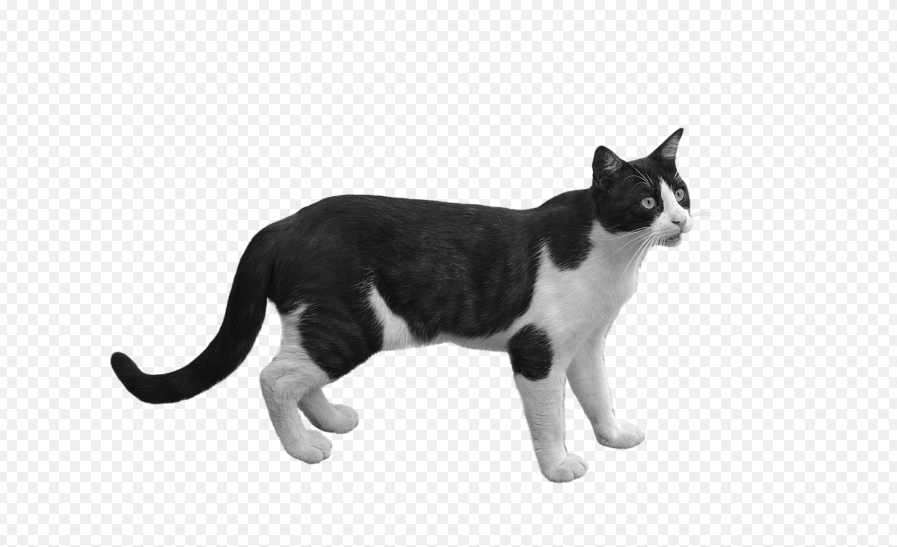
#> input picture images/cat.jpg, 1794 x 1094 px, given in place of cat.jpeg, which was not available (shown at 1/2 size)
$ jupyter execute --allow-errors 12_find_countours.ipynb   (text cells are left out)
#> lines starting #> are read from the running program, lines starting #| are printed output that depends on the picture; after the words box and inside, x2 and y2 are one past the last pixel; in counts of white or black regions, pixels touching at a corner belong together; pictures that were not available may be replaced by others from this repository, and a replacement may not be noted
[cell 1]
import cv2
import numpy as np

[cell 2]
path = 'images/cat.jpeg'

[cell 3]
img = cv2.imread(path)
#> img is the input picture: shape (1094, 1794, 3); min 0, max 255, mean 218.4
target_img = img.copy()
target_img_2 = img.copy()
gray = cv2.cvtColor(target_img, cv2.COLOR_BGR2GRAY)
gray_2 =cv2.cvtColor(target_img, cv2.COLOR_BGR2GRAY)

ret, binary1 = cv2.threshold(gray, -1,255, cv2.THRESH_BINARY | cv2.THRESH_OTSU)
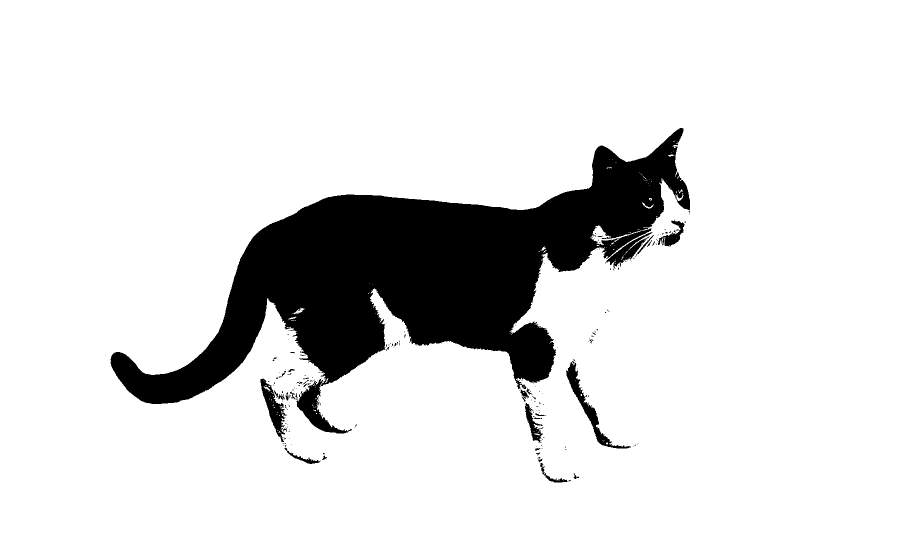
#> binary1: shape (1094, 1794) (shown at 1/2 size); 87.3% white; 202 black regions (173 under 20 px)
#> ret = 145
ret, binary2 = cv2.threshold(gray_2, -1,255, cv2.THRESH_BINARY)
#> binary2: shape (1094, 1794); every value is 255
#> ret = -1
contours, hierachy1 = cv2.findContours(binary1, cv2.RETR_LIST, cv2.CHAIN_APPROX_NONE)
#> contours = 384 contours, 332 with area under 20; largest, box (x1, y1, x2, y2) and area: (0, 0, 1794, 1094) 1959749, (220, 255, 1381, 809) 236662, (592, 757, 697, 868) 3698, (1131, 723, 1263, 898) 3312, (520, 756, 574, 885) 2621
contours2, hierachy2 = cv2.findContours(binary2, cv2.RETR_EXTERNAL, cv2.CHAIN_APPROX_NONE)
#> contours2 = 1 contour; box (x1, y1, x2, y2) and area: (0, 0, 1794, 1094) 1959749

cv2.drawContours(target_img, contours, -1, (0,200,0),2)
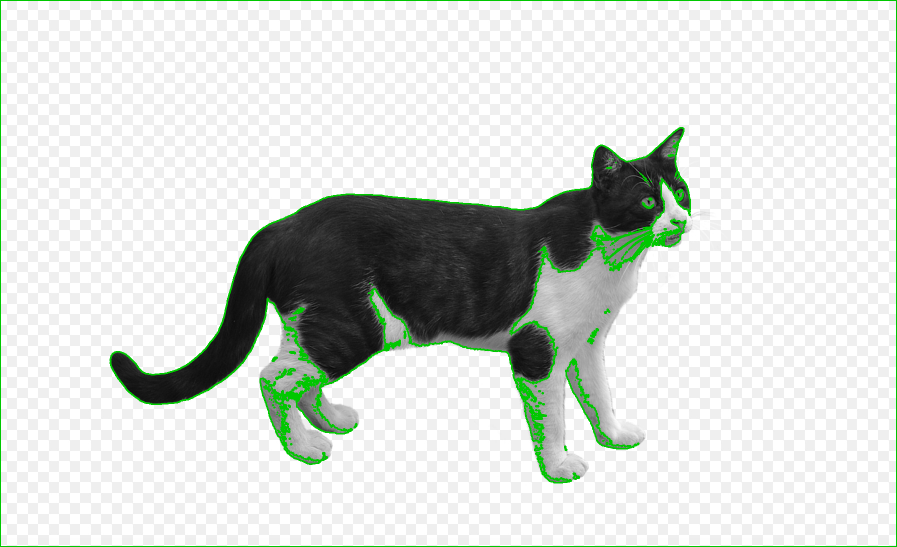
#> target_img: shape (1094, 1794, 3) (shown at 1/2 size); 2.38% of pixels changed, all inside (x1, y1, x2, y2) = (0, 0, 1794, 1094)
cv2.drawContours(target_img_2, contours2, -1, (0,200,0),2)
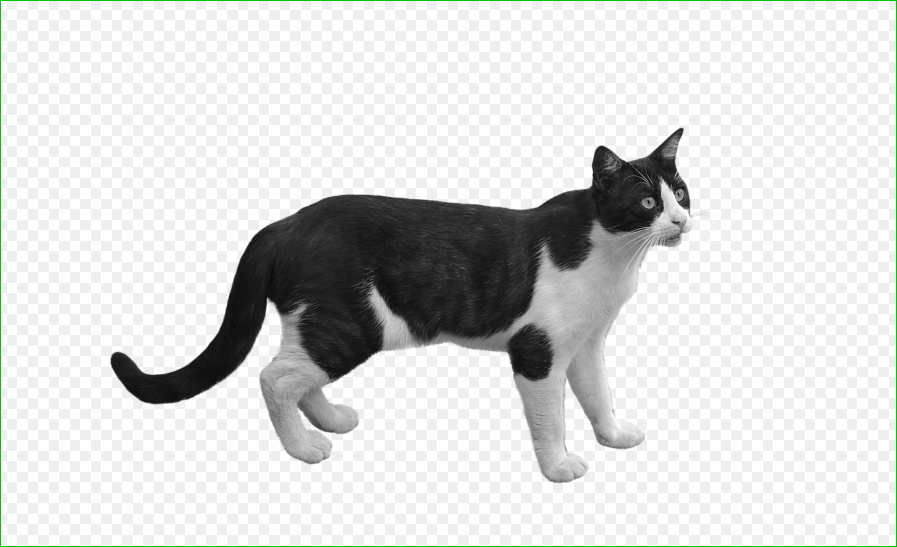
#> target_img_2: shape (1094, 1794, 3) (shown at 1/2 size); 0.59% of pixels changed, all inside (x1, y1, x2, y2) = (0, 0, 1794, 1094)

cv2.imshow('contour',target_img)
cv2.imshow('contour2',target_img_2)
cv2.waitKey(0)
cv2.destroyAllWindows()
cv2.waitKey(1)

[cell 4]
card = 'images/cat.jpeg'
img = cv2.imread(card)
target_img = img.copy()
gray = cv2.cvtColor(target_img,cv2.COLOR_BGR2GRAY)
ret, otsu = cv2.threshold(gray, -1, 255, cv2.THRESH_BINARY | cv2.THRESH_OTSU)
#> ret = 145
contours, hierachy = cv2.findContours(otsu, cv2.RETR_LIST, cv2.CHAIN_APPROX_NONE)
for cnt in contours:
    if cv2.contourArea(cnt) > 100:
        x,y,width,height = cv2.boundingRect(cnt)
        cv2.rectangle(target_img, (x,y), (x+width, y+height), (255,0,0),1, cv2.LINE_AA)
#> this loop made 384 passes
#> (x, y, width, height) on passes 5, 6, 14, 96, 123, 140, 185, 187, 202, 331, 340, 347: (1087, 945, 50, 21), (1079, 925, 11, 25), (573, 901, 69, 28), (1049, 805, 39, 81), (556, 787, 14, 15), (1040, 778, 19, 26), (592, 757, 105, 111), (520, 756, 54, 129), (1131, 723, 132, 175), (1271, 469, 38, 43), (1212, 463, 94, 75), (1315, 440, 55, 54)
#> cnt on passes 1, 3, 7, 9, 19, 21: [[1117, 961], [1118, 961]], [[1127, 960]], [[637, 923]], [[1074, 917], [1075, 916], [1076, 917], [1075, 918]], [[1265, 893], [1266, 892], [1267, 893], [1266, 894]], [[1071, 892], [1072, 891], [1073, 892], [1072, 893]]
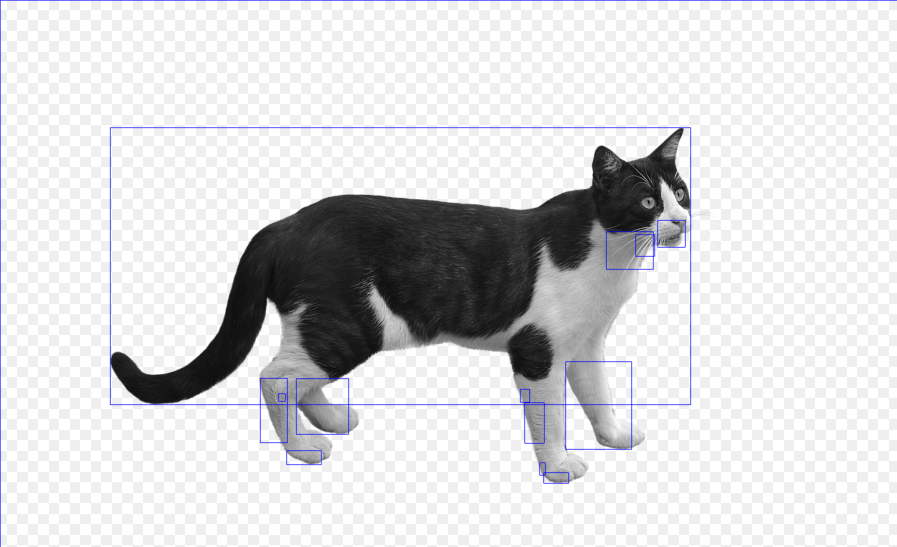
#> target_img: shape (1094, 1794, 3) (shown at 1/2 size); 1.26% of pixels changed, all inside (x1, y1, x2, y2) = (0, 0, 1794, 1094)

cv2.imshow('contour',target_img)
cv2.waitKey(0)
cv2.destroyAllWindows()
cv2.waitKey(1)
#> Out = 113
